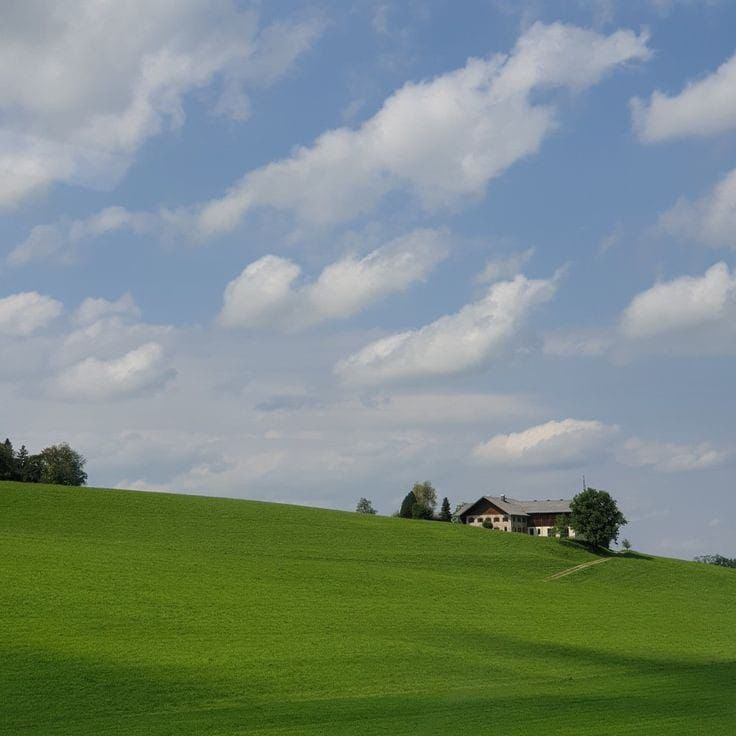
#> input picture foto6.jpeg, 736 x 736 px
$ python 'Filter Laplacian Domain Frekuensi.py'
#> lines starting #> are read from the running program, lines starting #| are printed output that depends on the picture; after the words box and inside, x2 and y2 are one past the last pixel; in counts of white or black regions, pixels touching at a corner belong together
import cv2
import numpy as np
import matplotlib.pyplot as plt

# Baca gambar grayscale
img = cv2.imread('foto6.jpeg', 0)
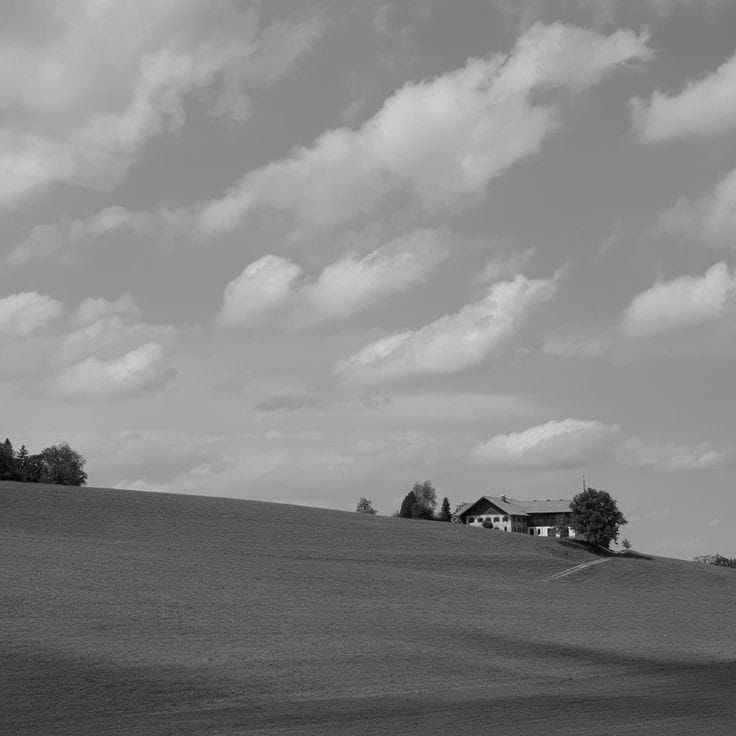
#> img: shape (736, 736); min 0, max 237, mean 133.5

# Lakukan transformasi Fourier pada gambar
f = np.fft.fft2(img)

# Geser nol frekuensi ke pusat
fshift = np.fft.fftshift(f)

# Hitung magnitudo spektrum frekuensi
magnitude_spectrum = 20*np.log(np.abs(fshift))
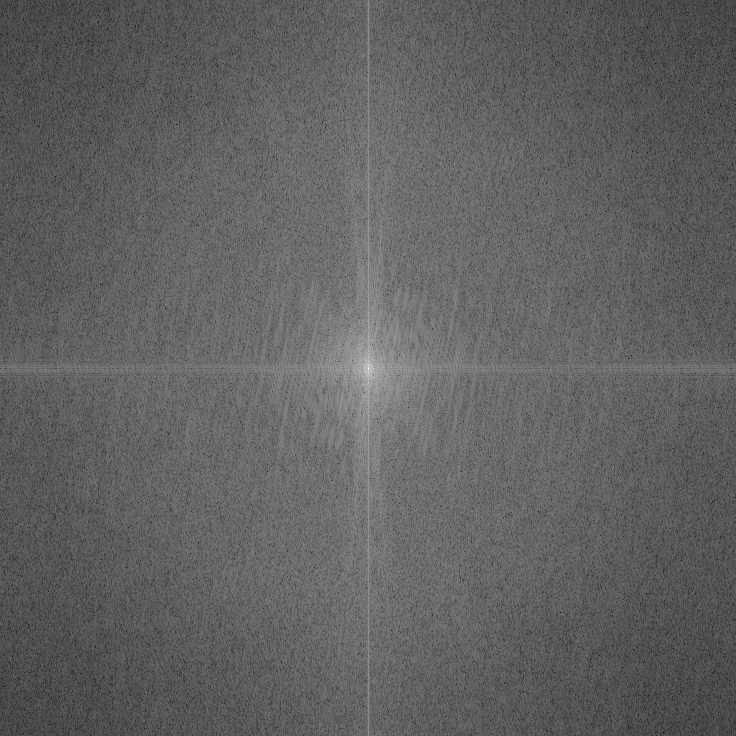
#> magnitude_spectrum: shape (736, 736) float64; min 18.83, max 361.9, mean 149.9; drawn with min black and max white

# Buat filter kernel
rows, cols = img.shape
#> rows = 736; cols = 736
crow, ccol = rows//2, cols//2
#> crow = 368; ccol = 368
D = 30  # jari-jari lingkaran pada filter kernel
kernel = np.zeros((rows, cols), np.uint8)
cv2.circle(kernel, (crow, ccol), D, 1, -1)
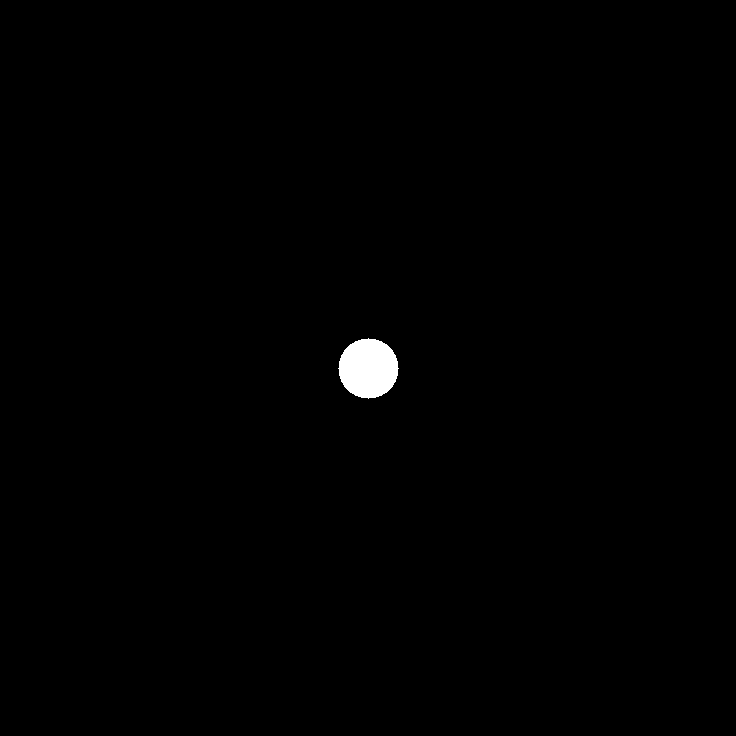
#> kernel: shape (736, 736); values 0 (black) and 1 (white), 0.52% white; 1 white region, box (x1, y1, x2, y2) and area: (338, 338, 399, 399) 2821

# Terapkan filter kernel pada domain frekuensi
fshift = fshift * kernel

# Geser kembali nol frekuensi ke sudut kiri atas
f_ishift = np.fft.ifftshift(fshift)

# Lakukan inverse Fourier transform
img_back = np.fft.ifft2(f_ishift)
img_back = np.abs(img_back)

# Tampilkan gambar asli, spektrum frekuensi, dan hasil filter
plt.subplot(131), plt.imshow(img, cmap='gray')
plt.title('Input Image'), plt.xticks([]), plt.yticks([])
plt.subplot(132), plt.imshow(magnitude_spectrum, cmap='gray')
plt.title('Magnitude Spectrum'), plt.xticks([]), plt.yticks([])
plt.subplot(133), plt.imshow(img_back, cmap='gray')
plt.title('Laplacian Filtered Image'), plt.xticks([]), plt.yticks([])
plt.show()
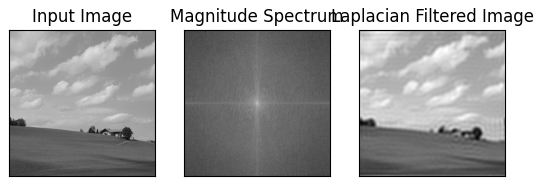
#> figure drawn by matplotlib, 3 panels

$ run again, with foto10.jpeg copied over foto6.jpeg
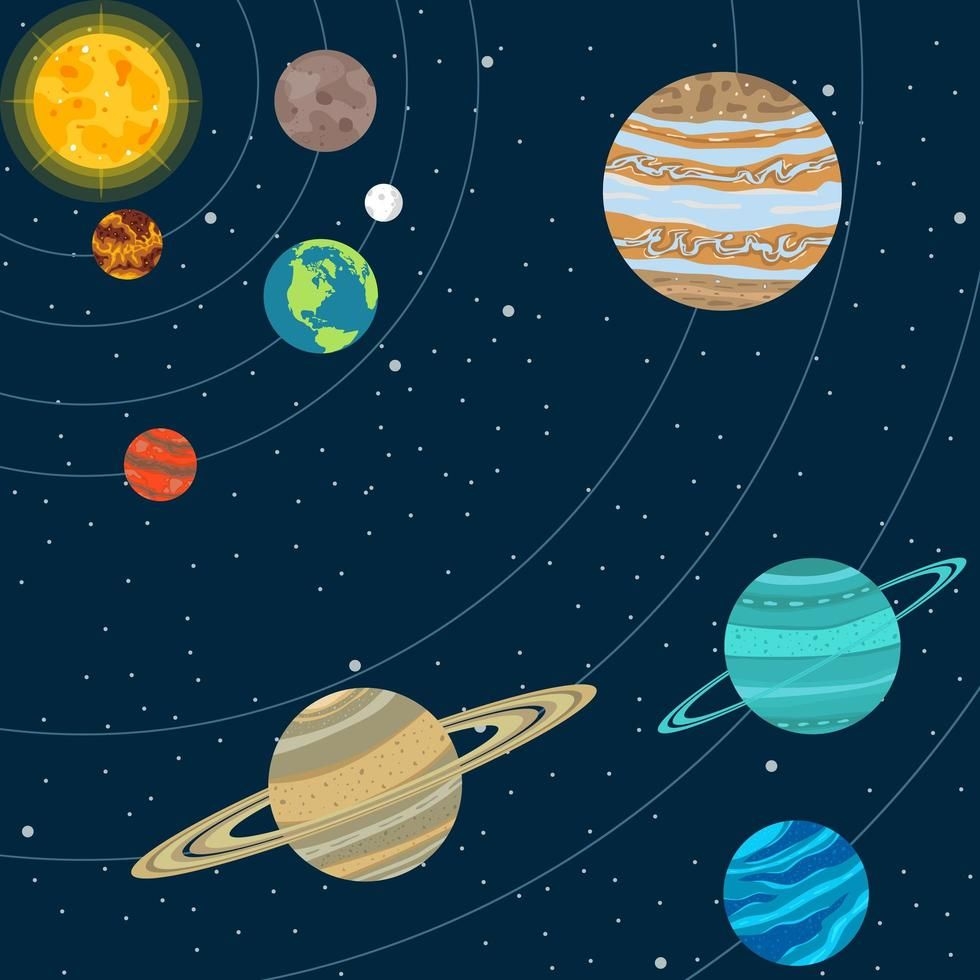
#> input picture foto10.jpeg, 980 x 980 px
#> `magnitude_spectrum = 20*np.log(np.abs(fshift))`:
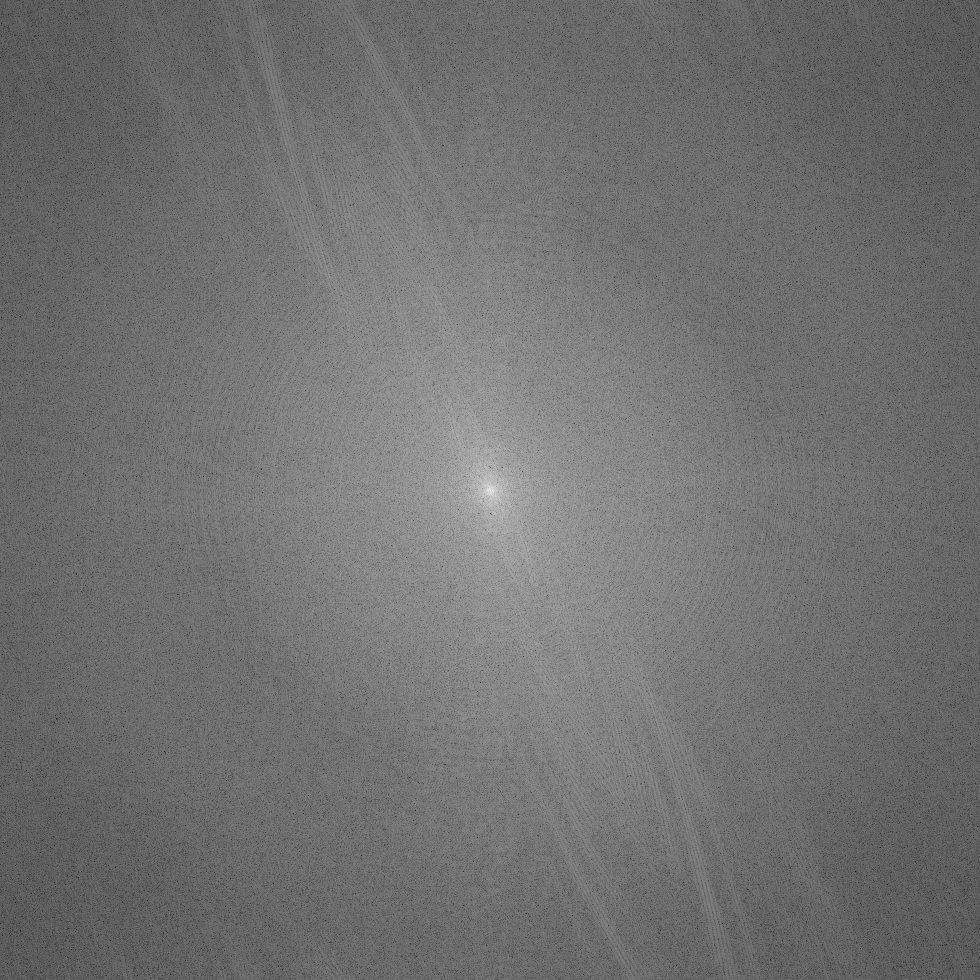
#> magnitude_spectrum: shape (980, 980) float64; min 16.23, max 355.9, mean 167.3; drawn with min black and max white
#> kernel: shape (980, 980); values 0 (black) and 1 (white), 0.29% white; 1 white region, box (x1, y1, x2, y2) and area: (460, 460, 521, 521) 2821
#> `img_back = np.abs(img_back)`:
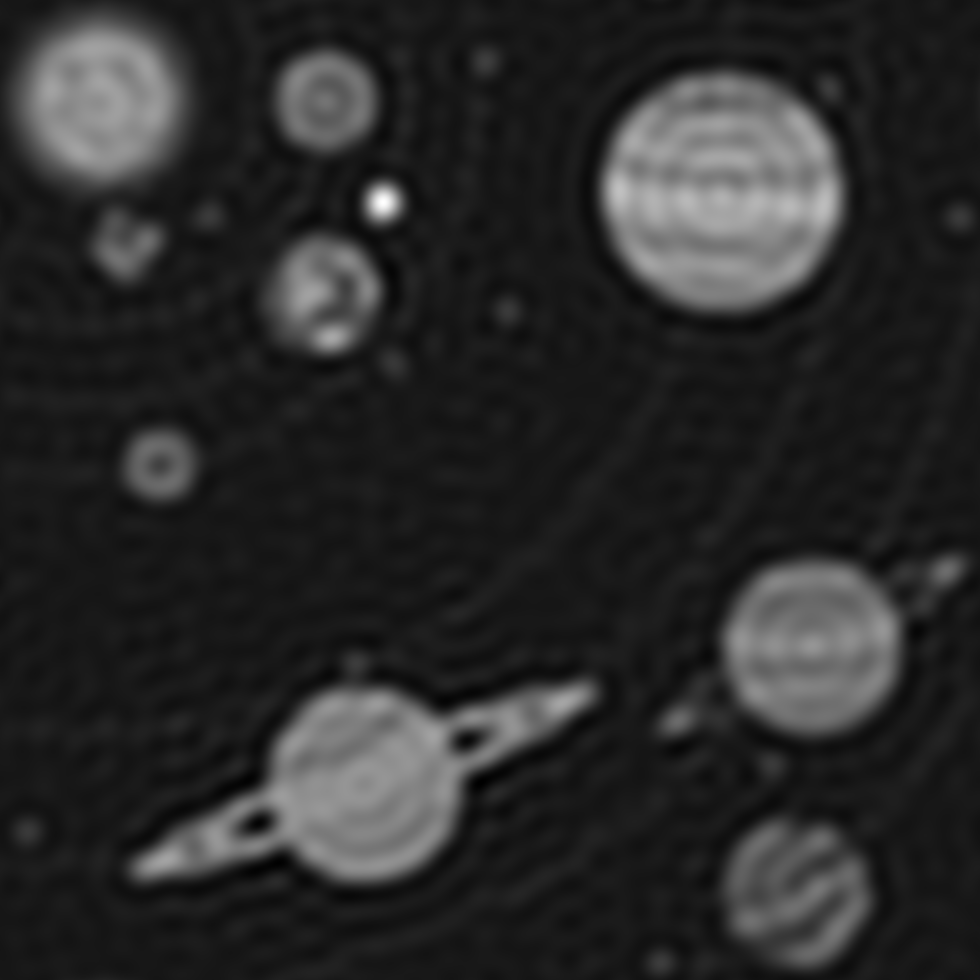
#> img_back: shape (980, 980) float64; min 0.0182, max 327.9, mean 55.6; drawn with min black and max white
